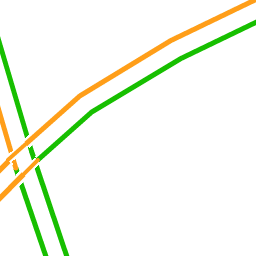
#> input picture 2-traffic-in-shanghai/data/data-0-10.png, 256 x 256 px; its folder holds only this picture in this run
$ python '[expert]analyze-traffic-image.py'   (Python 2 division)
#> lines starting #> are read from the running program, lines starting #| are printed output that depends on the picture
#!/usr/bin/python
# -*- coding: utf-8 -*-

import PIL
from PIL import Image
from matplotlib import pyplot as plt

import os
from os.path import join, getsize

greenDays = {'0':0,'1':0,'2':0,'3':0,'4':0, '5':0,'6':0}
orangeDays = {'0':0,'1':0,'2':0,'3':0,'4':0, '5':0,'6':0}
redDays = {'0':0,'1':0,'2':0,'3':0,'4':0, '5':0,'6':0}
crimsonDays = {'0':0,'1':0,'2':0,'3':0,'4':0, '5':0,'6':0}

greenHours = {}
orangeHours = {}
redHours = {}
crimsonHours = {}

orangeData = [[0 for i in range(0,24)] for j in range(0,7)]

for hour in range(0,24):
	greenHours[str(hour)]=0
	orangeHours[str(hour)]=0
	redHours[str(hour)]=0
	crimsonHours[str(hour)]=0

for root, dirs, files in os.walk('data'):
    for name in files:
		filename = name[:-4].split('-')
		day = filename[1]
		hour = filename[2]

		im = Image.open('data/'+name)
#> im is the input picture: PIL image 256x256 P; mean R, G, B, A 27.1, 31.1, 19.1, 36.7
		im = im.convert('RGB')
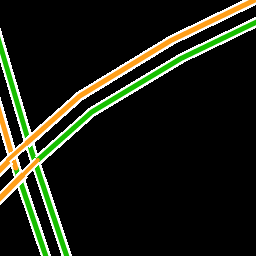
#> im: PIL image 256x256 RGB; mean R, G, B 27.1, 31.1, 19.1
		w, h = im.size
#> w = 256; h = 256
		colors = im.getcolors(w*h)
#> colors = 45 items

		for count, color in colors:
			red = color[0]
			green = color[1]
			blue = color[2]

			if red in range(20,26) and green in range(188, 194) and blue in range(0, 6):
				greenHours[hour] += count
				greenDays[day] += count
			if red in range(250,256) and green in range(155, 161) and blue in range(22, 28):
				orangeHours[hour] += count
				orangeDays[day] += count
				orangeData[int(day)][int(hour)] = count
			if red in range(240,246) and green in range(47, 53) and blue in range(47, 53):
				redHours[hour] += count
				redDays[day] += count
			if red in range(185,191) and green in range(0, 6) and blue in range(0, 6):
				crimsonHours[hour] += count
				crimsonDays[day] += count
#> this loop made 45 passes
#> (count, red, green, blue) on passes 1 to 12: (3760, 255, 255, 255), (77, 226, 247, 223), (85, 211, 243, 207), (26, 197, 239, 191), (62, 182, 235, 175), (45, 255, 231, 197), (106, 168, 231, 159), (43, 153, 227, 143), (17, 255, 225, 183), (39, 139, 223, 127), (66, 124, 219, 111), (78, 109, 215, 95)
#> after the loop, crimsonDays = {'0': 0, '1': 0, '2': 0, '3': 0, '4': 0, '5': 0, '6': 0}; crimsonHours = 24 items; greenDays = {'0': 2176, '1': 0, '2': 0, '3': 0, '4': 0, '5': 0, '6': 0}; greenHours = 24 items; orangeData = 7 items; orangeDays = {'0': 1604, '1': 0, '2': 0, '3': 0, '4': 0, '5': 0, '6': 0}; orangeHours = 24 items; redDays has the same summary as crimsonDays; redHours = 24 items

f,ax = plt.subplots()
ax.imshow(orangeData, interpolation='nearest')
# Move left and bottom spines outward by 10 points
ax.spines['left'].set_position(('outward', 10))
ax.spines['bottom'].set_position(('outward', 10))
# Hide the right and top spines
ax.spines['right'].set_visible(False)
ax.spines['top'].set_visible(False)
# Only show ticks on the left and bottom spines
ax.yaxis.set_ticks_position('left')
ax.xaxis.set_ticks_position('bottom')

f,(ax1, ax2)= plt.subplots(ncols=2)
x = range(0,7)
y1 = greenDays.values()
y2 = orangeDays.values()
y3 = redDays.values()
y4 = crimsonDays.values()
ax1.plot(x, y1,('#17BF00'),x, y2,('#FD9E30'), x, y3, ('#EF3237'),x, y4,('#BB0000'), linewidth=1.0)
ax1.set_xticklabels( ['Monday', 'Tuesday', 'Wednesday', 'Thursday', 'Friday', 'Saturday', 'Sunday'])

x = range(0,24)
y1 = greenHours.values()
y2 = orangeHours.values()
y3 = redHours.values()
y4 = crimsonHours.values()
ax2.plot(x, y1,('#17BF00'),x, y2,('#FD9E30'), x, y3, ('#EF3237'),x, y4,('#BB0000'), linewidth=1.0)


plt.show()
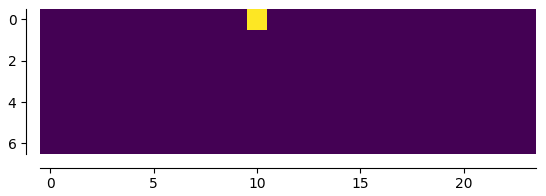
#> figure drawn by matplotlib, 1 panel
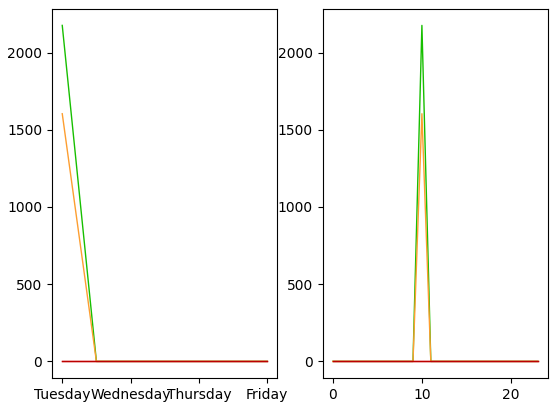
#> figure drawn by matplotlib, 2 panels; panel 2: curve peaks at x = 10, y = 2176; panel 2: curve peaks at x = 10, y = 1604
